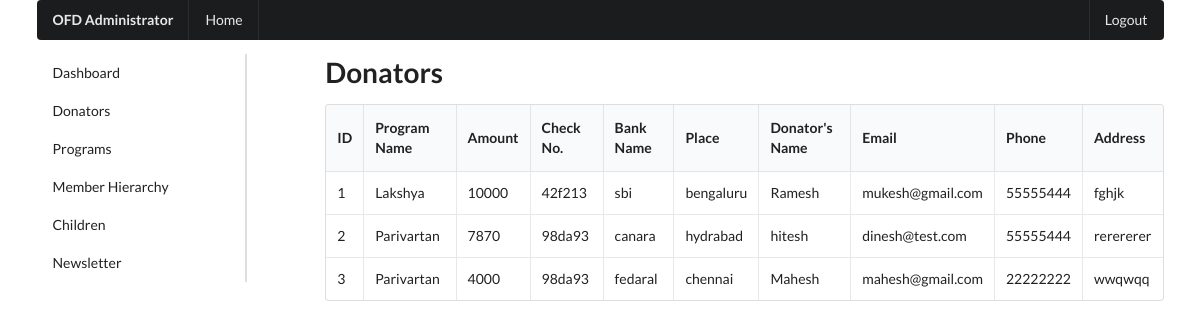
Page /admin/donators.php (signed in) on the committed database.
### tables this page shows
CREATE TABLE `donation` (
  `d_id` int(3) NOT NULL,
  `program` varchar(20) NOT NULL,
  `amount` int(30) NOT NULL,
  `checkno` varchar(30) NOT NULL,
  `bank_name` varchar(30) NOT NULL,
  `place` varchar(30) NOT NULL,
  `d_name` varchar(30) NOT NULL,
  `email` varchar(50) NOT NULL,
  `phone` int(20) NOT NULL,
  `d_address` text NOT NULL
);

### admin/donators.php (the view, shortened to what this page needs)
<?php include './admin_components/admin_header.php' ?>
    <div class="ui container">
        <?php include './admin_components/admin_top-menu.php' ?>
        <div class="ui grid">
            <?php include './admin_components/admin_side-menu.php' ?>
            <div class="twelve wide column">
                <h1>Donators</h1>
                <table class="ui celled table">
                    <thead>
                        <tr>
                            <th>ID</th>
                            <th>Program Name</th>
                            <th>Amount</th>
                            <th>Check No.</th>
                            <th>Bank Name</th>
                            <th>Place</th>
                            <th>Donator's Name</th>
                            <th>Email</th>
                            <th>Phone</th>
                            <th>Address</th>
                        </tr>
                    </thead>
                    <tbody>
                        <?php
                            $sql = "SELECT * FROM donation";
                            $result = $conn->query($sql);
                            if ($result->num_rows > 0) {
                                while($row = $result->fetch_assoc()) {
                        ?>
                        <tr>
                            <td data-label="ID"><?php echo $row['d_id']; ?></td>
                            <td data-label="Program"><?php echo $row['program']; ?></td>
                            <td data-label="Amount"><?php echo $row['amount']; ?></td>
                            <td data-label="Check No."><?php echo $row['checkno']; ?></td>
                            <td data-label="Bank Name"><?php echo $row['bank_name']; ?></td>
                            <td data-label="Place"><?php echo $row['place']; ?></td>
                            <td data-label="Donator's Name"><?php echo $row['d_name']; ?></td>
                            <td data-label="Email"><?php echo $row['email']; ?></td>
                            <td data-label="Phone"><?php echo $row['phone']; ?></td>
                            <td data-label="Address"><?php echo $row['d_address']; ?></td>
                        </tr>
                        <?php
                                }
                            }
                        ?>
                    </tbody>
                </table>
            </div>
        </div>
    </div>

### rows in the picture
donation: d_id "1", program "Lakshya", amount "10000", checkno "42f213", bank_name "sbi", place "bengaluru", d_name "Ramesh", email "mukesh@gmail.com", phone "55555444", d_address "fghjk"
donation: d_id "2", program "Parivartan", amount "7870", checkno "98da93", bank_name "canara", place "hydrabad", d_name "hitesh", email "dinesh@test.com", phone "55555444", d_address "rerererer"
donation: d_id "3", program "Parivartan", amount "4000", checkno "98da93", bank_name "fedaral", place "chennai", d_name "Mahesh", email "mahesh@gmail.com", phone "22222222", d_address "wwqwqq"
